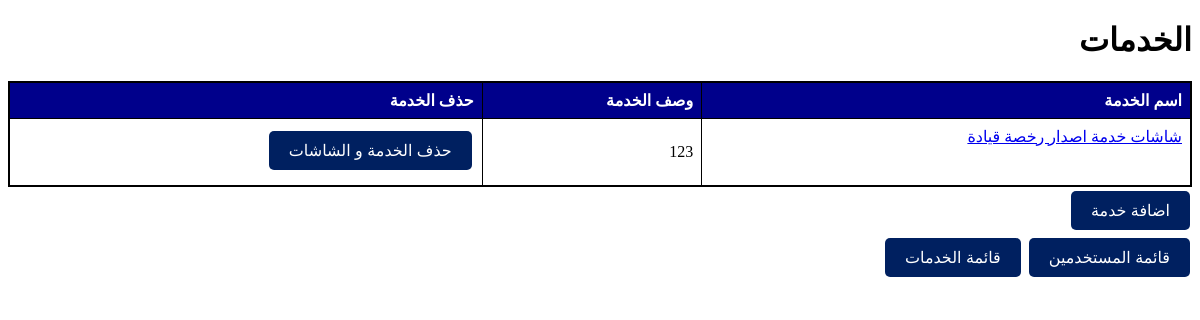
Before: / with the older database file.
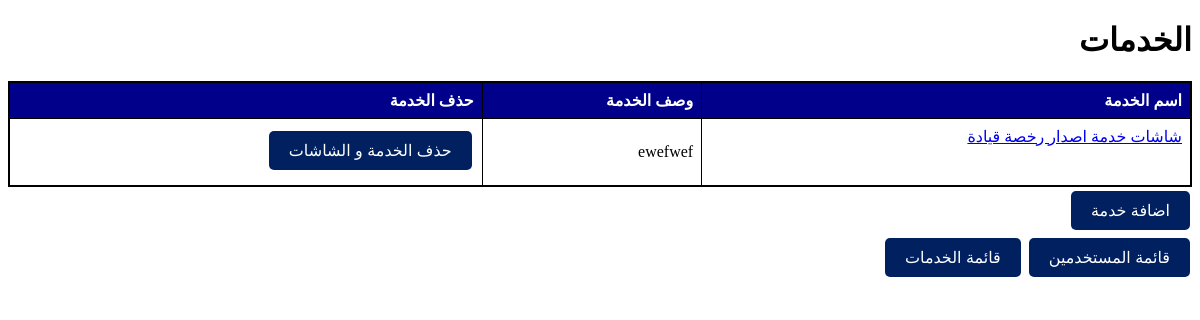
After: the same page with the newer database file.
### app.py (models this page shows)
class Table(db.Model):
    id = db.Column(db.Integer, primary_key=True)
    table_name = db.Column(db.String(100), nullable=False)
    table_description = db.Column(db.Text, nullable=True)
    screens = db.relationship('Screen', backref='table', lazy=True)

### app.py (the view)
@app.route('/')
def display_tables():
    tables = Table.query.all()
    return render_template('tables.html', tables=tables)

### templates/tables.html (shortened to what this page needs)
<!DOCTYPE html>
<html lang="en">
  <head>
    <link rel="stylesheet" href="../static/table.css" />
  </head>
  <body>
    <h1>الخدمات</h1>
    <table>
      <thead>
        <tr>
          <th>اسم الخدمة</th>
          <th>وصف الخدمة</th>
          <th>حذف الخدمة</th>
        </tr>
      </thead>
      <tbody>
        {% for table in tables %}
        <tr>
          <td><a href="/table/{{ table.id }}">{{ table.table_name }}</a></td>
          <td><p>{{ table.table_description }}</p></td>
          <td>
            <form
              action="/delete_table/{{ table.id }}"
              method="post"
              onsubmit="return confirm('هل انت متاكد من حذف الجدول و جميع الشاشات داخله؟')"
            >
              <button type="submit">حذف الخدمة و الشاشات</button>
            </form>
          </td>
        </tr>
        {% endfor %}
      </tbody>
    </table>
    <div>
      <a href="/new_table"><button>اضافة خدمة</button></a>
    </div>
    <div>
      <a href="/userlist">
        <button class="screenspage">قائمة المستخدمين</button></a
      >
      <a href="/servicelist">
        <button class="screenspage">قائمة الخدمات</button></a
      >
    </div>
  </body>
</html>

Changed rows visible on the page:
changed Table "شاشات خدمة اصدار رخصة قيادة": table_description "123" → "ewefwef"
